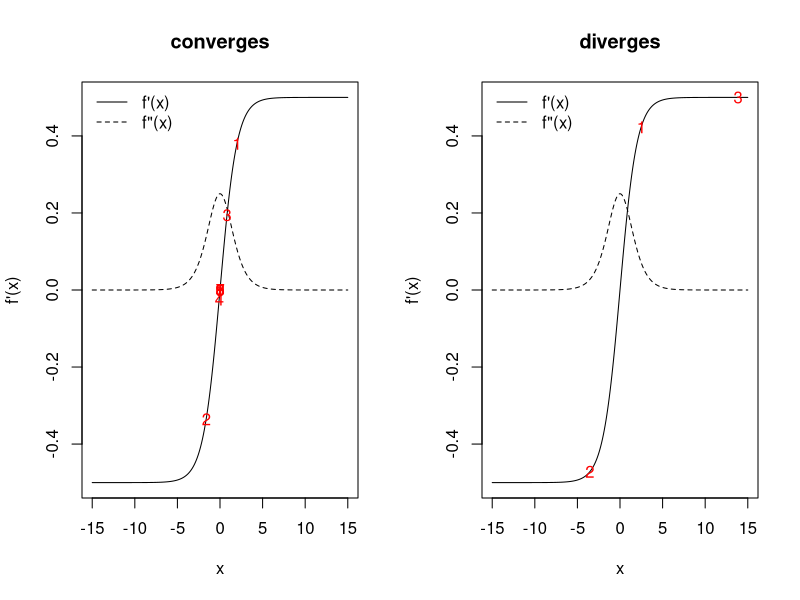
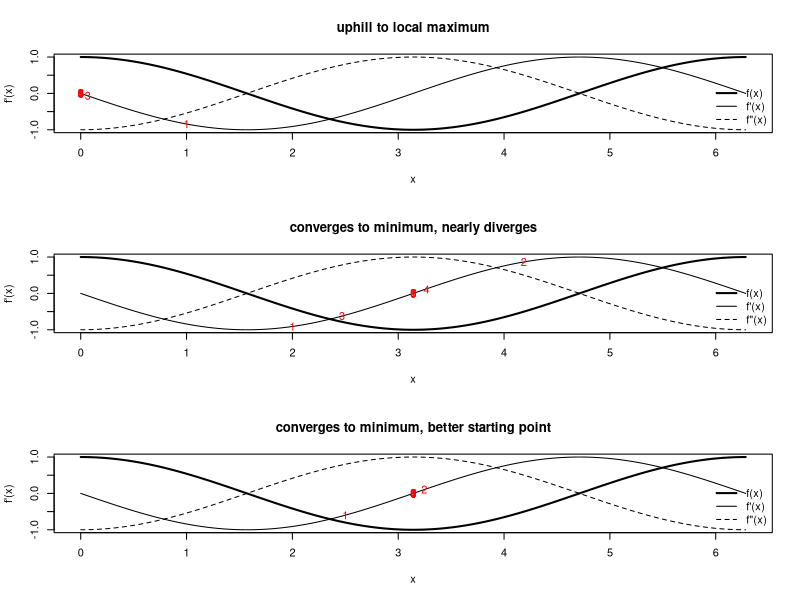
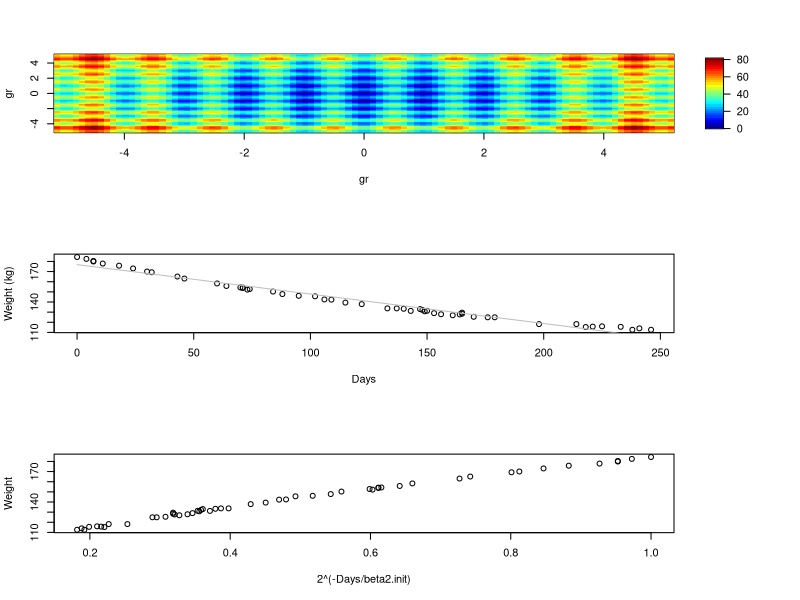
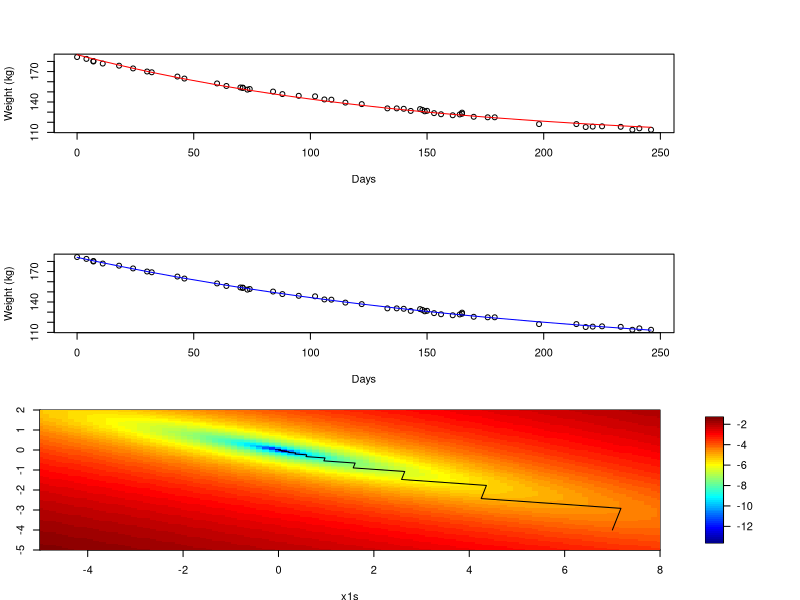
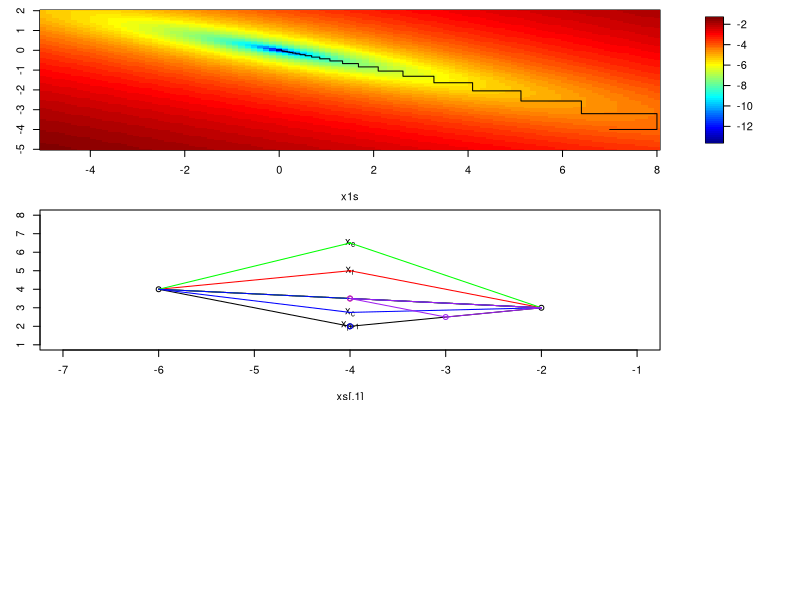
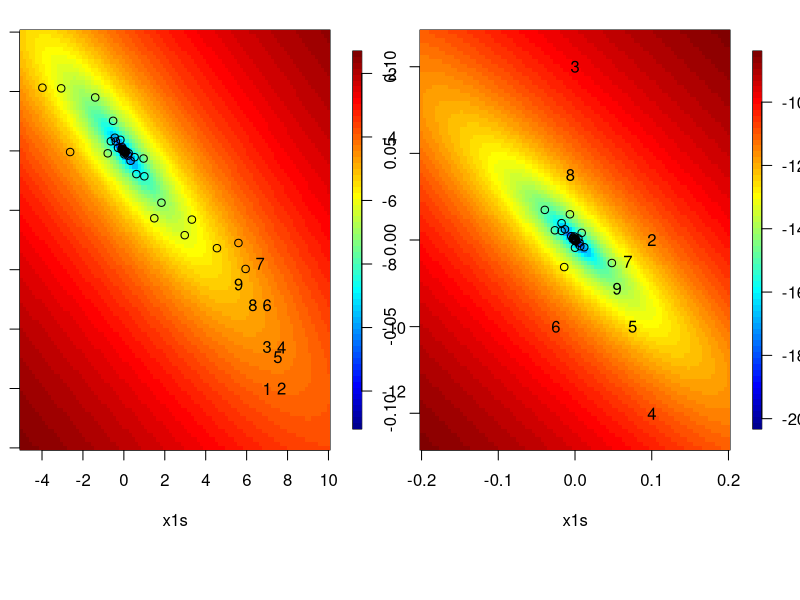
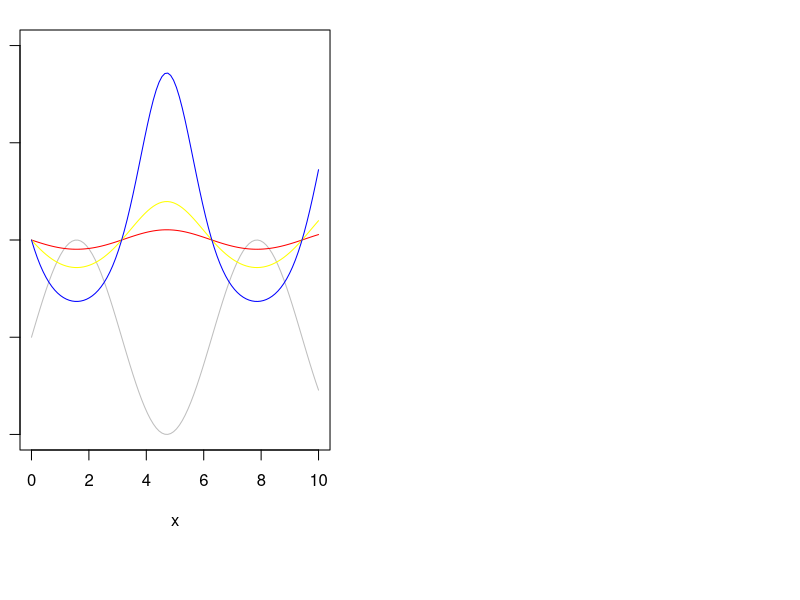
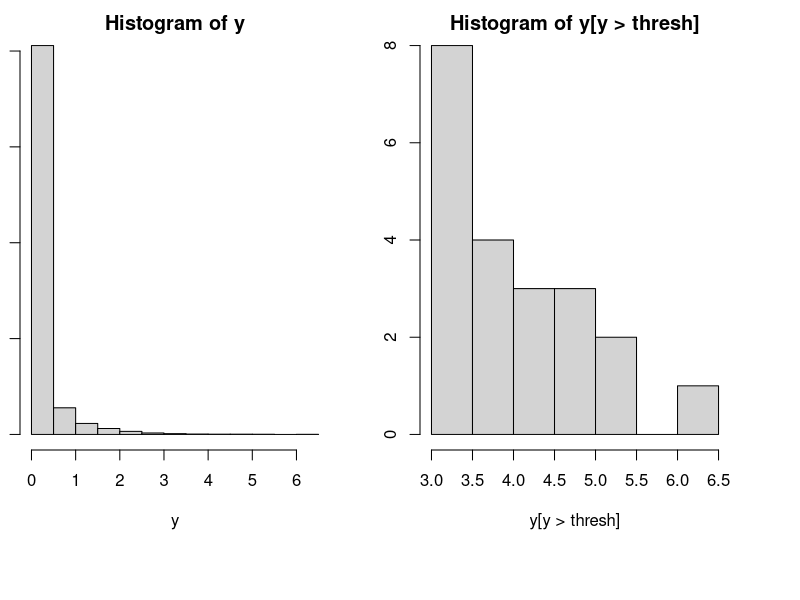

Recreate these plots in R, in order. (Note: this script raises an error after producing the figures.)
################################################################
### Demo code for Unit 11 of Stat243, "Optimization"
### Chris Paciorek, November 2018
################################################################

#######################################
# 3: Univariate function optimization
#######################################

### 3.3.3 How can Newton's method go wrong? 

## @knitr newton-diverge

par(mfrow = c(1,2))
fp <- function(x, theta = 1){
	exp(x*theta)/(1+exp(x*theta)) - .5
}
fpp <- function(x, theta = 1){
	exp(x*theta)/((1+exp(x*theta))^2)
}
xs <- seq(-15, 15, len = 300)

## good starting point
x0 <- 2
xvals <- c(x0,rep(NA,9))
for(t in 2:10){
	xvals[t]=xvals[t-1] - fp(xvals[t-1]) / fpp(xvals[t-1])
}
print(xvals)

plot(xs, fp(xs), type = 'l', xlab = 'x', ylab = "f'(x)", main ='converges')
lines(xs, fpp(xs), lty = 2)
legend('topleft', bty = 'n', lty = c(1,2), legend = c("f'(x)", 'f"(x)'))
points(xvals, fp(xvals), pch = as.character(1:length(xvals)), col = 'red')

## bad starting point
x0 <- 2.5
xvals <- c(x0,rep(NA,9))
for(t in 2:10){
	xvals[t]=xvals[t-1] - fp(xvals[t-1]) / fpp(xvals[t-1])
}
print(xvals)

plot(xs, fp(xs), type = 'l', xlab = 'x', ylab = "f'(x)", main = 'diverges')
lines(xs, fpp(xs), lty = 2)
legend('topleft', lty = c(1,2), legend = c("f'(x)", 'f"(x)'), bty = 'n')
points(xvals, fp(xvals), pch = as.character(1:length(xvals)), col = 'red')
## whoops

## @knitr newton-uphill

## example of mistakenly climbing uphill

par(mfrow = c(3,1))

# original fxn
f <- function(x) cos(x)
# gradient
fp <- function(x) -sin(x)
# second derivative
fpp <- function(x) -cos(x)
xs <- seq(0, 2*pi, len = 300)

x0 <- 1 # starting point
fp(x0) # negative
fpp(x0) # negative
x1 <- x0 - fp(x0)/fpp(x0) # whoops, we've gone uphill 
## because of the negative second derivative
xvals <- c(x0,rep(NA,9))
for(t in 2:10){
	xvals[t]=xvals[t-1]-fp(xvals[t-1])/fpp(xvals[t-1])
}
xvals

plot(xs, f(xs), type = 'l', xlab = 'x', ylab = "f'(x)", lwd = 2,
     main = 'uphill to local maximum',)
lines(xs, fp(xs))
lines(xs, fpp(xs), lty = 2)
legend('bottomright', lty = c(1,1,2), lwd = c(2, 1, 1),
       legend = c("f(x)", "f'(x)", 'f"(x)'), bty = 'n')
points(xvals, fp(xvals), pch = as.character(1:length(xvals)), col = 'red')
## and we've found a maximum rather than a minimum...

## in contrast, with better starting points we can find the minimum

x0 <- 2 # ok starting point
fp(x0) 
fpp(x0) 
x1 <- x0 - fp(x0)/fpp(x0) 
xvals <- c(x0,rep(NA,9))
for(t in 2:10){
	xvals[t]=xvals[t-1]-fp(xvals[t-1])/fpp(xvals[t-1])
}
xvals

# oscillates and comes close to diverging but converges
plot(xs, f(xs), type = 'l', xlab = 'x', ylab = "f'(x)", lwd = 2,
     main = 'converges to minimum, nearly diverges')
lines(xs, fp(xs))
lines(xs, fpp(xs), lty = 2)
legend('bottomright', lty = c(1,1,2), lwd = c(2, 1, 1),
       legend = c("f(x)", "f'(x)", 'f"(x)'), bty = 'n')
points(xvals, fp(xvals), pch = as.character(1:length(xvals)), col = 'red')


x0 <- 2.5 # good starting point
fp(x0) 
fpp(x0) 
x1 <- x0 - fp(x0)/fpp(x0) 
xvals <- c(x0,rep(NA,9))
for(t in 2:10){
	xvals[t]=xvals[t-1]-fp(xvals[t-1])/fpp(xvals[t-1])
}
xvals

## converges quickly
plot(xs, f(xs), type = 'l', xlab = 'x', ylab = "f'(x)", lwd = 2,
     main = 'converges to minimum, better starting point')
lines(xs, fp(xs))
lines(xs, fpp(xs), lty = 2)
legend('bottomright', lty = c(1,1,2), lwd = c(2, 1, 1),
       legend = c("f(x)", "f'(x)", 'f"(x)'), bty = 'n')
points(xvals, fp(xvals), pch = as.character(1:length(xvals)), col = 'red')


## @knitr dummy

#######################################
# 4: Convergence ideas
#######################################

### 4.2 Starting values

## @knitr rastrigin

rastrigin <- function(x) {
	A <- 10
	n <- length(x)
	return(A*n + sum(x^2 - A * cos(2*pi*x)))
}
const <- 5.12
nGrid <- 100
gr <- seq(-const, const, len = nGrid)
xs <- expand.grid(x1 = gr, x2 = gr)
y <- apply(xs, 1, rastrigin)
require(fields)
image.plot(gr, gr, matrix(y, nGrid, nGrid), col=tim.colors(32))

## @knitr dummy

### 4.3 Convergence rates

## @knitr convergence

options(digits = 10)
f <- function(x) cos(x)
fp <- function(x) -sin(x)
fpp <- function(x) -cos(x)
xstar <- pi # known minimum

## N-R
x0 <- 2
xvals <- c(x0,rep(NA,9))
for(t in 2:10){
	xvals[t] <- xvals[t-1] - fp(xvals[t-1]) / fpp(xvals[t-1])
}
print(xvals)

## bisection
bisecStep <- function(interval, fp){
	xt <- mean(interval)
	if(fp(interval[1]) * fp(xt) <= 0) interval[2] <- xt else interval[1] <- xt
	return(interval)
}
nIt <- 30
a0 <- 2; b0 <- (3*pi/2) - (xstar - a0) 
## have b0 be as far from min as a0 for fair comparison with N-R
interval <- matrix(NA, nr = nIt, nc = 2)
interval[1, ] <- c(a0, b0)
for(t in 2:nIt){
	interval[t, ] <- bisecStep(interval[t-1, ], fp)
}
rowMeans(interval)

## @knitr dummy

########################################
### 5: Multivariate optimization
########################################

### 5.2 Newton-Raphson (Newton's method)

library(MASS)
head(wtloss)
attach(wtloss)

plot(Days, Weight, ylab = "Weight (kg)")

### Linear fit - not a good model
wtloss.lm <- lm(Weight ~ Days, data = wtloss)
coef(wtloss.lm) # estimates of the intercept and slope
lines(Days, fitted(wtloss.lm), col = "grey")

## we need some starting values
## guess that beta2 approx 100 since the midpoint of Days is near 100

beta2.init = 100
plot(2^(-Days/beta2.init), Weight)
tmpMod = lm(Weight ~ I(2^(-Days/beta2.init)))
beta0.init = tmpMod$coef[1]
beta1.init = tmpMod$coef[2]

plot(Days, Weight, ylab = "Weight (kg)")
lines(Days, beta0.init + beta1.init * 2^(-Days/beta2.init), col = 'red')
## not bad; let's go with that

expr = quote((Weight - (beta0 + beta1 * 2^(-Days/beta2)))^2) # objective is sum of this quantity over the observations
## let R do the differentiation of the basic expression for us (since human error in taking derivatives is very common)
## R won't deal with the summation, so we'll have to do that ourselves
deriv(expr, c("beta0", "beta1", "beta2"), function.arg = TRUE)
deriv3(expr, c("beta0", "beta1", "beta2"), function.arg = TRUE) # same as deriv()  with Hessian = TRUE

f =function(betas){
  sum((Weight - (betas[1] + betas[2] * 2^(-Days/betas[3])))^2)
}

## use the basic code based on deriv() and deriv3() 
fp = function(betas){
  ## a bit sloppy as I use Days and Weight as global vars here
  beta0 = betas[1]
  beta1 = betas[2]
  beta2 = betas[3]
  .expr3 <- 2^(-Days/beta2)
  .expr6 <- Weight - (beta0 + beta1 * .expr3)
  grad = - c(sum(2*.expr6), sum(2*(.expr3*.expr6)),
             sum(2* (beta1 * (.expr3 * (log(2) * (Days/beta2^2))) * .expr6)))
  return(grad)
}

fpp = function(betas){
  ## a bit sloppy as I use Days and Weight as global vars here
  n = length(Days)
  beta0 = betas[1]
  beta1 = betas[2]
  beta2 = betas[3]
  .expr3 <- 2^(-Days/beta2)
  .expr6 <- Weight - (beta0 + beta1 * .expr3)
  .expr11 <- log(2)
  .expr12 <- beta2^2
  .expr14 <- .expr11 * (Days/.expr12)
  .expr15 <- .expr3 * .expr14
  .expr16 <- beta1 * .expr15
  
  hessian = matrix(0, 3, 3)
  hessian[1, 1] <- 2*n # don't forget to do summation (i.e., multiply by n)
  hessian[1, 2] <- sum(2 * .expr3)
  hessian[1, 3] <- sum( 2 *  .expr16)
  hessian[2, 2] <- sum( 2 * (.expr3 * .expr3))
  
  hessian[2, 3] <-  - sum(2 * 
                          (.expr15 * .expr6 - .expr3 * .expr16))
  
  hessian[3, 3] <- - sum(2 * (beta1 * (.expr15 * 
                                       .expr14 - .expr3 * (.expr11 * (Days * (2 * beta2)/.expr12^2))) * 
                              .expr6 - .expr16 * .expr16))
  hessian[lower.tri(hessian)] = t(hessian[upper.tri(hessian)])
  return(hessian) 
}



nIt = 20
xvals = matrix(NA, nr = nIt, nc = 3)
xvals[1, ] = c(beta0.init, beta1.init, beta2.init)


for(t in 2:nIt){
  xvals[t, ] = xvals[t-1, ] - solve(fpp(xvals[t-1, ]), fp(xvals[t-1, ]))
  if(FALSE){ # in case not numerically p.d., use pseudoinverse
    e = eigen(fpp(xvals[t-1, ])) 
    e$val = 1/e$val
    e$val[e$val < 0] = 0 # pseudo-inverse
    xvals[t, ] = xvals[t-1, ] - e$vec%*%((t(e$vec)*e$val)%*%fp(xvals[t-1, ]))
  }
}

## let's check against R's built-in nonlinear least squares function
beta.start = xvals[1, ]
names(beta.start) = c("beta0", "beta1", "beta2")
wtloss.fm <- nls(Weight ~ beta0 + beta1*2^(-Days/beta2), 
                 data = wtloss, start = beta.start, trace = TRUE)
nlsEst = coef(wtloss.fm)

f(xvals[20, ])
f(nlsEst)

plot(Days, Weight, ylab = "Weight (kg)")
lines(Days, fitted(wtloss.fm), col = "blue")

### 5.3 Fisher scoring

## data are only involved in .expr6 and all Hessian terms involving .expr6 are linear in it, so replace with its expectation, which is simply 0

fppFS = function(betas){
  ## a bit sloppy as I use Days and Weight as global vars here
  n = length(Days)
  beta0 = betas[1]
  beta1 = betas[2]
  beta2 = betas[3]
    .expr3 <- 2^(-Days/beta2)
    .expr6 <- 0 # Weight - (beta0 + beta1 * .expr3)
    .expr11 <- log(2)
    .expr12 <- beta2^2
    .expr14 <- .expr11 * (Days/.expr12)
    .expr15 <- .expr3 * .expr14
    .expr16 <- beta1 * .expr15
 
  hessian = matrix(0, 3, 3)
  hessian[1, 1] <- 2*n # don't forget to do summation (i.e., multiply by n)
    hessian[1, 2] <- sum(2 * .expr3)
    hessian[1, 3] <- sum( 2 *  .expr16)
    hessian[2, 2] <- sum( 2 * (.expr3 * .expr3))
  
    hessian[2, 3] <-  - sum(2 * 
        (.expr15 * .expr6 - .expr3 * .expr16))

    hessian[3, 3] <- - sum(2 * (beta1 * (.expr15 * 
        .expr14 - .expr3 * (.expr11 * (Days * (2 * beta2)/.expr12^2))) * 
        .expr6 - .expr16 * .expr16))
  hessian[lower.tri(hessian)] = t(hessian[upper.tri(hessian)])
  return(hessian) 
}


nIt = 20
xvals = matrix(NA, nr = nIt, nc = 3)
xvals[1, ] = c(beta0.init, beta1.init, beta2.init)

fpp(xvals[1, ])
fppFS(xvals[1, ])
## pretty similar - some terms in the observed FI didn't involve the data, so don't change anyway

for(t in 2:nIt){
  xvals[t, ] = xvals[t-1, ] - solve(fppFS(xvals[t-1, ]), fp(xvals[t-1, ]))
}

## FS seems to give slightly faster convergence here


### 5.5.1 Descent methods and Newton-like methods

## steepest descent

## @knitr steepest

par(mai = c(.5,.4,.1,.4))
f <- function(x){
	x[1]^2/1000 + 4*x[1]*x[2]/1000 + 5*x[2]^2/1000
}
fp <- function(x){
	c(2 * x[1]/1000 + 4 * x[2]/1000,
	4 * x[1]/1000 + 10 * x[2]/1000)
}
lineSearch <- function(alpha, xCurrent, direction, FUN){
	newx <- xCurrent + alpha * direction
	FUN(newx)
}
nIt <- 50
xvals <- matrix(NA, nr = nIt, nc = 2)
xvals[1, ] <- c(7, -4)
for(t in 2:50){
	newalpha <- optimize(lineSearch, interval = c(-5000, 5000),
		xCurrent = xvals[t-1, ], direction = fp(xvals[t-1, ]),
		FUN = f)$minimum 
	xvals[t, ] <- xvals[t-1, ] + newalpha * fp(xvals[t-1, ])
}
x1s <- seq(-5, 8, len = 100); x2s = seq(-5, 2, len = 100)
fx <- apply(expand.grid(x1s, x2s), 1, f)
## plot f(x) surface on log scale
image.plot(x1s, x2s, matrix(log(fx), 100, 100), 
	xlim = c(-5, 8), ylim = c(-5,2)) 
lines(xvals) ## overlay optimization path
## kind of slow

## @knitr dummy

### 5.6 Gauss-Seidel

## @knitr Gauss-Seidel

f <- function(x){
	return(x[1]^2/1000 + 4*x[1]*x[2]/1000 + 5*x[2]^2/1000)
}
f1 <- function(x1, x2){ # f(x) as a function of x1
	return(x1^2/1000 + 4*x1*x2/1000 + 5*x2^2/1000)
}
f2 <- function(x2, x1){ # f(x) as a function of x2
	return(x1^2/1000 + 4*x1*x2/1000 + 5*x2^2/1000)
}
x1s <- seq(-5, 8, len = 100); x2s = seq(-5, 2, len = 100)
fx <- apply(expand.grid(x1s, x2s), 1, f)
image.plot(x1s, x2s, matrix(log(fx), 100, 100))
nIt <- 49
xvals <- matrix(NA, nr = nIt, nc = 2)
xvals[1, ] <- c(7, -4)
## 5, -10
for(t in seq(2, nIt, by = 2)){
	newx1 <- optimize(f1, x2 = xvals[t-1, 2], interval = c(-40, 40))$minimum
	xvals[t, ] <- c(newx1, xvals[t-1, 2])
	newx2 <- optimize(f2, x1 = newx1, interval = c(-40, 40))$minimum
	xvals[t+1, ] <- c(newx1, newx2)
}
lines(xvals)

## @knitr dummy

### 5.7 Nelder-Mead

## set up tuning factors
alpha = 1
gamma = 2
beta = .5
delta = .5

## auxiliary function to plot line segments
plotseg = function(ind1, ind2, col = 1){
  if(length(ind1) == 1){
    segments(xs[ind1, 1], xs[ind1 , 2], xs[ind2, 1], xs[ind2, 2], col = col)
  } else{
    segments(ind1[1], ind1[2], xs[ind2, 1], xs[ind2, 2], col = col)    
  }
}
  
## initial polytope
xs = matrix(c(-2,3,-6,4,-4,2),nc=2,byrow=T)

plot(xs,xlim=c(-7,-1),ylim=c(1,8))
plotseg(2, 3)
plotseg(1, 3)
plotseg(1, 2)

xbar = (xs[1,]+xs[2,])/2

text(xs[3,1], xs[3,2], expression(x[p+1]))

points(xbar[1],xbar[2], col = 'red')

### reflection

xr = (1+alpha)*xbar - alpha*xs[3,]
points(xr[1],xr[2],col = 'red', pch = 16, cex = .4)
text(xr[1],xr[2], expression(x[r]))

plotseg(xr, 1, col = 'red')
plotseg(xr, 2, col = 'red')
plotseg(1, 2, col = 'red')
## red triangle is now our proposed new polytope

### consider expansion if xr is better than all the other points

xe = gamma*xr + (1-gamma)*xbar
points(xe[1], xe[2], col = 'green', pch = 16, cex = .4)
text(xe[1],xe[2], expression(x[e]))
## if xe is better than xr, use xe, o.w. use xr

plotseg(xe, 1, col = 'green')
plotseg(xe, 2, col = 'green')
plotseg(1, 2, col = 'green')

### consider contraction if xr is worse than all the other points

points(xs[3,1], xs[3, 2], col = 'blue')

## set xh to be the best of these two points
xh = xs[3, ] # suppose the original point is better than the reflection
xc = beta*xh + (1-beta)*xbar
points(xc[1], xc[2], col = 'blue', pch = 16, cex = .4)
text(xc[1],xc[2], expression(x[c]))
## if xc is better than xh, then contract

plotseg(xc, 1, col = 'blue')
plotseg(xc, 2, col = 'blue')
plotseg(1, 2, col = 'blue')

## if not, shrink simplex toward the best point (xs[1, ])

### shrinkage

xs[2, ] = delta*xs[2, ] + (1-delta)*xs[1, ]
xs[3, ] = delta*xs[3, ] + (1-delta)*xs[1, ]

points(xs[2, 1], xs[2, 2], col = 'purple')
points(xs[3, 1], xs[3, 2], col = 'purple')

plotseg(1, 2, 'purple')
plotseg(1, 3, 'purple')
plotseg(2, 3, 'purple')

### Nelder-Mead on our quadratic toy example

## @knitr nelder-example

f <- function(x, plot = TRUE){
    if(plot && cnt < 10) {
        points(x[1], x[2], pch = as.character(cnt))
        if(cnt < 10) cnt <<- cnt + 1 else cnt <<- 1
    } else if(plot) points(x[1], x[2])
    # if(plot) print(c(x,x[1]^2/1000 + 4*x[1]*x[2]/1000 + 5*x[2]^2/1000))
    return(x[1]^2/1000 + 4*x[1]*x[2]/1000 + 5*x[2]^2/1000)
}

library(fields)
par(mfrow = c(1,2))

x1s <- seq(-5, 10, len = 100); x2s = seq(-5, 2, len = 100)
fx <- apply(expand.grid(x1s, x2s), 1, f, FALSE)
cnt <- 1
image.plot(x1s, x2s, matrix(log(fx), 100, 100))
init <- c(7, -4)
optim(init, f, method = "Nelder-Mead")

x1s <- seq(-.2, .2, len = 100); x2s = seq(-.12, .12, len = 100)
fx <- apply(expand.grid(x1s, x2s), 1, f, FALSE)
cnt <- 1
image.plot(x1s, x2s, matrix(log(fx), 100, 100))
init <- c(-0, 0)
optim(init, f, method = "Nelder-Mead")

## @knitr dummy

### 5.8 Simulated annealing

x= seq(0,10,len=100)
f=function(x)  sin(x)

plot(x, f(x), type='l', ylim = c(-1, 3), col = 'grey')
tau = 10
## plot the modified function
lines(x, exp(-f(x)/tau), col = 'red')   # try tau = 3, 1, .3, etc.
## effect of cooling...
tau =3
# plot the modified function
lines(x, exp(-f(x)/tau), col='yellow')   # try tau = 3, 1, .3, etc.
tau =1
## plot the modified function
lines(x, exp(-f(x)/tau), col = 'blue')   # try tau = 3, 1, .3, etc.

##############################
# 6: Optimization in R
##############################

### 6.1 Core optimization functions

## using optim()

yHundredths = scan('../data/precipData.txt')  # precip in hundredths of inches
yHundredths = yHundredths[!is.na(yHundredths)]
y = yHundredths/100  # precip now in inches

par(mfrow = c(1, 2))
hist(y)
thresh = 3
hist(y[y > thresh])

npy=31+28+31 # number of days in winter season
cutoff = (1/25.4) # wet days defined as those with > 1 mm (1/25.4 inches) of precip
thresh = as.numeric(quantile(y[y > cutoff],.98,na.rm=T)) # 98%ile of wet days


pp.lik <- function(par, y, thresh, npy) {
  mu <- par[1]
  sc <- par[2]
  xi <- par[3]
  uInd = y > thresh
  if(sc <= 0) 
    return(10^6);
  if ((1 + ((xi * (thresh - mu))/sc)) < 0) {
    l <- 10^6; 
  }
  else {
    y <- (y - mu)/sc
    y <- 1 + xi * y
    if (min(y^uInd) <= 0){   
      l <- 10^6;
    } else{
      ytmp = y
      ytmp[!uInd]=1  # 'zeroes' out those below the threshold after applying the log in next line
      l <- sum(uInd * log(sc)) + sum(uInd * log(ytmp) * 
                                     (1/xi + 1)) + length(y)/npy * mean((1 + (xi * (thresh - mu))/sc)^(-1/xi))
    }
  }
  l
}

## optim() usage
## out <- optim(init, pp.lik, hessian = TRUE, method = "BFGS", control = list(maxit = maxit, trace = TRUE))

yExc = y[y > thresh]
in2 <- sqrt(6 * var(yExc))/pi  # have initial values depend only on those above the threshold
in1 <- mean(yExc) - 0.57722 * in2
init0 = c(in1, in2, 0.1)

## fit with Nelder-Mead (default) and BFGS
fit1 <- optim(init0, pp.lik, y = y, thresh = thresh, npy = npy, control = list(trace = TRUE)) # 118 fxn evals
fit2 <- optim(init0, pp.lik, y = y, thresh = thresh, npy = npy, method = 'BFGS', control = list(trace = TRUE)) # ~ 10 its
print(fit1)
print(fit2)

mle <- fit2$par

system.time(optim(init0, pp.lik, y = y, thresh = thresh, npy = npy))
system.time(optim(init0, pp.lik, y = y, thresh = thresh, npy = npy, method = 'BFGS'))

## different starting value 
init1 = c(mean(y[y > thresh]), sd(y[y > thresh]), -0.1)
optim(init1, pp.lik, y = y, thresh = thresh, npy = npy, control = list(trace = TRUE)) 
optim(init1, pp.lik, y = y, thresh = thresh, npy = npy, method = 'BFGS', control = list(trace = TRUE)) 

## bad starting value for BFGS
init2 = c(thresh, .01, .1)
out = optim(init2, pp.lik, y = y, thresh = thresh, npy = npy, control = list(trace = TRUE), hessian = TRUE)
solve(out$hessian)
out2 = optim(init2, pp.lik, y = y, thresh = thresh, npy = npy, method = 'BFGS', control = list(trace = TRUE), hessian = TRUE)
solve(out2$hessian)


## suppose the data were on a different scale
yExc2 <- yExc * 1000
y2 <- y * 1000
thresh2 <- thresh * 1000


in2 <- sqrt(6 * var(yExc2))/pi  # have initial values depend only on those above the threshold
in1 <- mean(yExc2) - 0.57722 * in2
init3 = c(in1, in2, 0.1)

optim(init3, pp.lik, y = y2, thresh = thresh2, npy = npy, control = list(trace = TRUE)) ## note that the parameters have changed even beyond a scaling effect
optim(init3, pp.lik, y = y2, thresh = thresh2, npy = npy, method = 'BFGS', control = list(trace = TRUE)) # note lack of convergence after 100 its
optim(init3, pp.lik, y = y2, thresh = thresh2, npy = npy, method = 'BFGS', control = list(trace = TRUE, maxit = 1000)) # convergence, but to values not concordant with those from fitting the original y data

## when we have y2 = y*1000, the location and scale parameters are on very different scales than the shape parameter
## can we use parscale to deal with the problems when the data are on a different scale?
optim(init3, pp.lik, y = y2, thresh = thresh2, npy = npy, control = list(trace = TRUE, parscale = c(1000,1000,1))) 
optim(init3, pp.lik, y = y2, thresh = thresh2, npy = npy, method = 'BFGS', control = list(trace = TRUE, parscale = c(1000,1000,1))) 
## yes, that works! the parameter estimates are now equivalent to those from the standard fitting of the original data

## default step size for numerical derivative is only .001; perhaps we should try with higher accuracy
optim(init0, pp.lik, y = y, thresh = thresh, npy = npy, method = 'BFGS', control = list(trace = TRUE, ndeps = rep(1e-6, 3)))
## note that we needed only 33 function evaluations instead of the original 43, presumably because of higher accuracy in the derivative

#### let's do some plotting of the objective fxn as a sanity check

## 3-d grid of location, scale, shape
locVals = seq(0, 5, len = 30)
scaleVals = seq(.1, 3, len = 30)
shapeVals = seq(-.3, .25, by = .05)
parGrid = expand.grid(loc = locVals, scale = scaleVals, shape = shapeVals)

obj=apply(parGrid, 1, pp.lik, y=y, thresh=thresh, npy=npy) # compute objective function for all parameter combos

tmp = cbind(parGrid,obj)

library(fields)

par(mfrow=c(3, 4), mai = c(.6,.5, .3, .1), mgp = c(1.8, .7, 0))
for( i in 1:length(shapeVals)){
  tmp2 = tmp[tmp$shape == shapeVals[i],] # slice of objective fxn for fixed shape parameter
  image.plot(locVals, scaleVals, matrix((tmp2$obj), length(locVals), length(scaleVals)), col = tim.colors(32), zlim = c(40,80), main = as.character(shapeVals[i]))
}
## note there a couple weird things about this log likelihood - (1) weird things happen when the shape parameter is very close to 0 and (2) for certain combinations the likelihood is not defined (it's set to 1e6) - this is why some of the colors go from aqua to white without showing red values - reparameterizing or optimizing with explicit constraints may be better approaches

## apart from that, it appears that optim() has probably found the minimum

##############################
# 9: Convex optimization
##############################

### 9.6 Interior point methods

## @knitr constrOptim

## based on the example in ?constrOptim
fr <- function(x) {   ## Rosenbrock Banana function
  x1 <- x[1]
  x2 <- x[2]
  100 * (x2 - x1 * x1)^2 + (1 - x1)^2
}
grr <- function(x) { ## Gradient of 'fr'
  x1 <- x[1]
  x2 <- x[2]
  c(-400 * x1 * (x2 - x1 * x1) - 2 * (1 - x1),
    200 *      (x2 - x1 * x1))
}

m <- 100
x1s <- x2s <- seq(-5, 5, len = m)
xs <- expand.grid(x1s, x2s)

f <- apply(xs, 1, fr)

image.plot(x1s, x2s, matrix(log(f), m))

ui = rbind(c(-1,0), c(1,-1))
ci = c(-0.9, -0.1)
## x1 <= 0.9
## x2 <= x1 + 0.1
## this is Region "I" in the figure

abline(v = 0.9)
abline(.1, 1)

out <- constrOptim(c(.5,0), fr, grr, ui = ui, ci = ci)
out$par
points(out$par[1], out$par[2])
text(-1,-2, "I", cex = 2)

## what about constraining to a different region? ("Region II")

ui = rbind(c(-1,0), c(-1, 1))
ci = c(-0.9,0.1)
## x1 <= 0.9
## x2 >= x1 + 0.1

out <- constrOptim(c(.5,0), fr, grr, ui = ui, ci = ci)
## whoops, not feasible!
out <- constrOptim(c(-3, 2), fr, grr, ui = ui, ci = ci)
points(out$par[1], out$par[2], pch = 2)
text(-3,0, "II", cex = 2)

## how about optimizing along a line (equality constraint)?
## x1 - x2 = 0.1 is the same as
## x1 - x2 <= 0.1
## x1 - x2 >= 0.1
ui = rbind(c(-1, 1), c(1, -1))
ci = c(-0.1, 0.1)

out <- constrOptim(c(3.1, 3.0), fr, grr, ui = ui, ci = ci)
## hmmm, numerical issues?

## ok, how about making a long narrow region around the line?
## this takes a while...
ui = rbind(c(1,-1), c(-1,1))
ci = c(.099,-.101)
## hmmm, out1 thinks it has converged ...
out1 <- constrOptim(c(3.1, 3.0), fr, grr, ui = ui, ci = ci)
out2 <- constrOptim(c(3.1, 3.0), fr, NULL, ui = ui, ci = ci)

image.plot(x1s, x2s, matrix(log(f), m))
abline(-0.1, 1)
points(out1$par[1], out1$par[2], pch = "1")
points(out2$par[1], out2$par[2], pch = "2")
